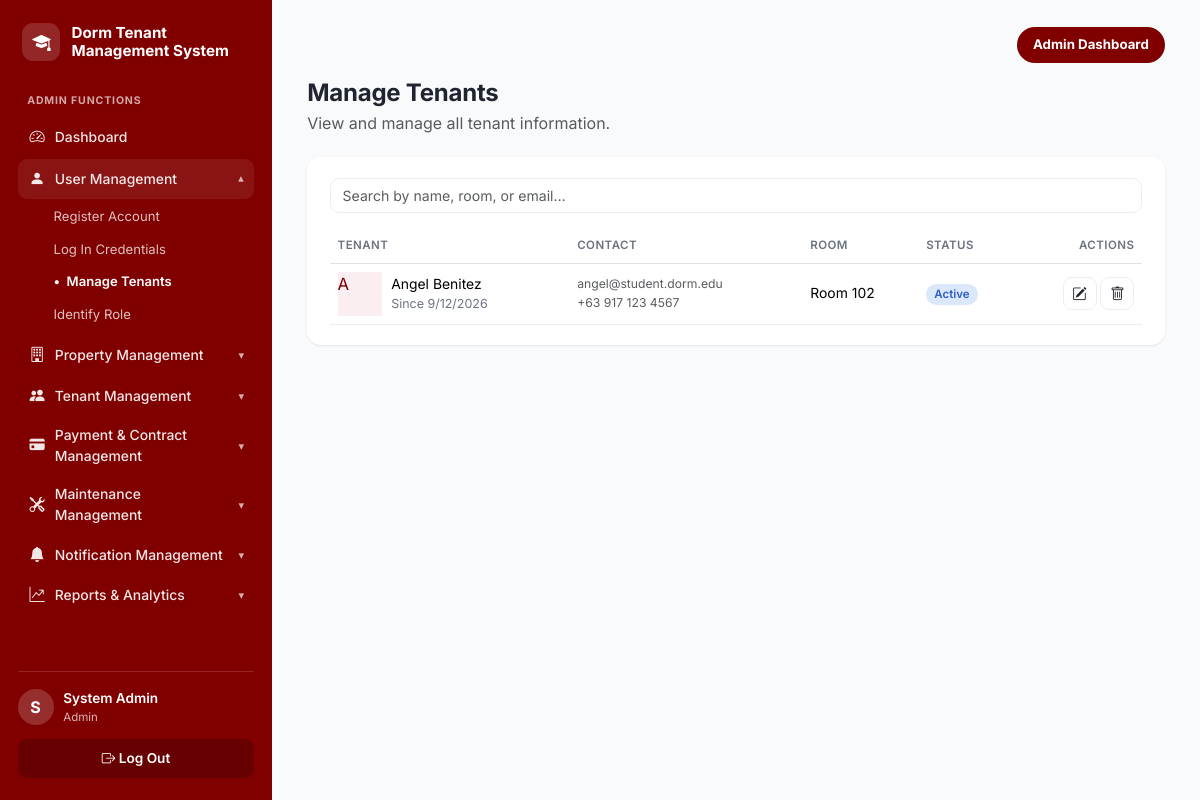
Screenshot of /admin/manage-tenants.php (signed in) with the database file from the repository.
### tables this page shows
CREATE TABLE tenants (
  tenant_id         INT UNSIGNED AUTO_INCREMENT PRIMARY KEY,
  user_id           INT UNSIGNED NOT NULL,
  room_id           INT UNSIGNED DEFAULT NULL,
  checkin_date      DATE DEFAULT NULL,
  checkout_date     DATE DEFAULT NULL,
  status            ENUM('Pending','Active','Evicted','Checked Out')
                    NOT NULL DEFAULT 'Pending',
  key_returned      BOOLEAN NOT NULL DEFAULT FALSE,
  approval_status   ENUM('Pending','Approved','Rejected')
                    NOT NULL DEFAULT 'Pending',
  rejection_reason  TEXT DEFAULT NULL,
  emergency_contact VARCHAR(100),
  emergency_phone   VARCHAR(20),
  date_registered   TIMESTAMP NOT NULL DEFAULT CURRENT_TIMESTAMP,
  CONSTRAINT fk_tenant_user FOREIGN KEY (user_id) REFERENCES users(user_id) ON DELETE CASCADE,
  CONSTRAINT fk_tenant_room FOREIGN KEY (room_id) REFERENCES dorm_rooms(room_id) ON DELETE SET NULL,
  UNIQUE KEY uq_tenant_user (user_id),
  INDEX idx_tenant_status (status),
  INDEX idx_tenant_approval (approval_status),
  INDEX idx_tenant_room (room_id)
);

CREATE TABLE users (
  user_id       INT UNSIGNED AUTO_INCREMENT PRIMARY KEY,
  first_name    VARCHAR(50)  NOT NULL,
  last_name     VARCHAR(50)  NOT NULL,
  email         VARCHAR(100) NOT NULL,
  password_hash VARCHAR(255) NOT NULL,
  reset_otp         VARCHAR(10) DEFAULT NULL,
  reset_otp_expires DATETIME DEFAULT NULL,
  password_changed_at DATETIME DEFAULT NULL,
  age           TINYINT UNSIGNED DEFAULT NULL,
  phone         VARCHAR(20)  DEFAULT NULL,
  role          ENUM('admin','tenant') NOT NULL DEFAULT 'tenant',
  is_active     BOOLEAN NOT NULL DEFAULT TRUE,
  last_login    DATETIME DEFAULT NULL,
  date_created  TIMESTAMP NOT NULL DEFAULT CURRENT_TIMESTAMP,
  UNIQUE KEY uq_users_email (email),
  INDEX idx_users_role (role)
);

CREATE TABLE dorm_rooms (
  room_id      INT UNSIGNED AUTO_INCREMENT PRIMARY KEY,
  room_number  VARCHAR(10)  NOT NULL,
  room_type    VARCHAR(50)  NOT NULL,         
  capacity     TINYINT UNSIGNED NOT NULL DEFAULT 1,
  monthly_rate DECIMAL(10,2) NOT NULL,
  floor_number TINYINT NOT NULL DEFAULT 1,
  status       ENUM('Available','Occupied','Under Maintenance','Reserved')
               NOT NULL DEFAULT 'Available',
  description  TEXT,
  date_added   TIMESTAMP NOT NULL DEFAULT CURRENT_TIMESTAMP,
  UNIQUE KEY uq_room_number (room_number),
  INDEX idx_room_status (status),
  INDEX idx_room_type (room_type)
);

### includes/functions.php (called while the page is built, shortened)
<?php
function clean(?string $value): string
{
    return htmlspecialchars(trim($value ?? ''), ENT_QUOTES, 'UTF-8');
}
function str_input(array $source, string $key, string $default = '', bool $trimIt = true): string
{
    $value = $source[$key] ?? $default;
    return $trimIt ? trim($value) : $value;
}
function paginate(PDO $db, string $baseSql, string $countSql, array $params = [], int $perPage = 12): array
{
    $countStmt = $db->prepare($countSql);
    $countStmt->execute($params);
    $total = (int) $countStmt->fetch()['c'];
    $totalPages = max(1, (int) ceil($total / $perPage));
    $page = max(1, min($totalPages, (int) ($_GET['page'] ?? 1)));
    $offset = ($page - 1) * $perPage;
    $stmt = $db->prepare($baseSql . " LIMIT {$perPage} OFFSET {$offset}");
    $stmt->execute($params);
    return ['rows' => $stmt->fetchAll(), 'page' => $page, 'totalPages' => $totalPages, 'total' => $total];
}
function status_badge_class(string $status): string
{
    $map = [
        'Active'      => 'info',
        'Paid'        => 'success',
        'Approved'    => 'success',
        'Completed'   => 'success',
        'Available'   => 'success',
        'Pending'     => 'warning',
        'Ongoing'     => 'info',
        'Reserved'    => 'info',
        'Expiring Soon' => 'warning',
        'Overdue'     => 'danger',
        'Evicted'     => 'danger',
        'Rejected'    => 'danger',
        'Expired'     => 'danger',
        'Terminated'  => 'danger',
        'Occupied'    => 'secondary',
        'Checked Out' => 'secondary',
        'Under Maintenance' => 'secondary',
    ];
    return $map[$status] ?? 'secondary';
}

### admin/manage-tenants.php (the view, shortened to what this page needs)
<?php
$db = get_db();
$search = str_input($_GET, 'q');
$params = [];
$where = '';
$result = paginate(
    $db,
    "SELECT t.*, u.first_name, u.last_name, u.email, u.phone, u.is_active, r.room_number
     FROM tenants t
     JOIN users u ON u.user_id = t.user_id
     LEFT JOIN dorm_rooms r ON r.room_id = t.room_id
     WHERE t.approval_status = 'Approved' $where
     ORDER BY t.date_registered DESC",
    "SELECT COUNT(*) c
     FROM tenants t
     JOIN users u ON u.user_id = t.user_id
     LEFT JOIN dorm_rooms r ON r.room_id = t.room_id
     WHERE t.approval_status = 'Approved' $where",
    $params
);
$tenants = $result['rows'];
include __DIR__ . '/../includes/header.php';
?>
<div class="page-header"><div><h1>Manage Tenants</h1><p class="text-muted">View and manage all tenant information.</p></div></div>
<div class="panel">
  <form class="search-box mb-3" method="get" style="max-width:none;">
    <input type="search" name="q" value="<?= clean($search) ?>" placeholder="Search by name, room, or email…" class="form-control">
  </form>
  <div class="table-responsive">
    <table class="table app-table align-middle">
      <thead><tr><th>Tenant</th><th>Contact</th><th>Room</th><th>Status</th><th class="text-end">Actions</th></tr></thead>
      <tbody>
        <?php foreach ($tenants as $t): ?>
          <tr>
            <td>
              <div class="cell-person">
                <div class="user-avatar-md" style="color:var(--maroon);background:var(--maroon-soft);"><?= clean(strtoupper(substr($t['first_name'], 0, 1))) ?></div>
                <div><?= clean($t['first_name'] . ' ' . $t['last_name']) ?><div class="sub">Since <?= clean(date('n/j/Y', strtotime($t['date_registered']))) ?></div></div>
              </div>
            </td>
            <td class="text-muted small"><?= clean($t['email']) ?><?= $t['phone'] ? '<br>' . clean($t['phone']) : '' ?></td>
            <td><?= $t['room_number'] ? 'Room ' . clean($t['room_number']) : '<span class="text-muted">Unassigned</span>' ?></td>
            <td><span class="badge badge-<?= $t['is_active'] ? status_badge_class($t['status']) : 'secondary' ?>"><?= $t['is_active'] ? clean($t['status']) : 'Deactivated' ?></span></td>
            <td class="text-end">
              <button type="button" class="btn btn-icon" title="Edit" data-bs-toggle="modal" data-bs-target="#editTenantModal"
                data-id="<?= $t['tenant_id'] ?>" data-first="<?= clean($t['first_name']) ?>" data-last="<?= clean($t['last_name']) ?>"
                data-phone="<?= clean($t['phone'] ?? '') ?>" data-room="<?= $t['room_number'] ? 'Room ' . clean($t['room_number']) : 'Unassigned' ?>"
                data-status="<?= clean($t['status']) ?>"><i class="bi bi-pencil-square"></i></button>
              <?php if ($t['is_active']): ?>
              <form method="post" class="d-inline" onsubmit="return confirm('Deactivate this tenant\'s account? They will no longer be able to log in. This does not delete their payment or contract history.');">
                <button class="btn btn-icon" title="Deactivate"><i class="bi bi-trash"></i></button>
              </form>
              <?php endif; ?>
            </td>
          </tr>
        <?php endforeach; ?>
      </tbody>
    </table>
  </div>
</div>
<?php
include __DIR__ . '/../includes/footer.php';
?>

### assets/css/style.css (style rules this page uses)
:root { --maroon: #800000; --maroon-dark: #5c1115; --maroon-darker: #47080b; --maroon-light: #a12238; --maroon-soft: #fbeef0; --maroon-tint: rgba(255,255,255,.10); --bg: #f9fafc; --card-bg: #ffffff; --text: #1f2430; --text-muted: #6b7280; --border: #ebedf1; --radius: 14px; --radius-sm: 9px; --radius-lg: 22px; --shadow: 0 1px 3px rgba(20, 10, 12, 0.05), 0 1px 2px rgba(20, 10, 12, 0.04); --shadow-lg: 0 20px 50px rgba(40, 5, 10, .18); --blue-bg: #dbe7fb; --blue-text: #2f5fc4; --green-bg: #dcf3e3; --green-text: #1e8a4c; --amber-bg: #faf1c6; --amber-text: #9a7a09; --red-bg: #fadadb; --red-text: #c23b3f; --gray-bg: #e8e9ed; --gray-text: #5b6270; }
* { box-sizing: border-box; }
body { font-family: 'Inter', -apple-system, BlinkMacSystemFont, 'Segoe UI', sans-serif; background: var(--bg); color: var(--text); margin: 0; }
h1, h2, h3 { font-weight: 700; letter-spacing: -0.01em; }
.user-avatar-md { width: 44px; height: 44px; font-size: 1.05rem; background: var(--maroon-soft); color: var(--maroon); }
.page-header { display: flex; justify-content: space-between; align-items: flex-start; gap: 1rem; flex-wrap: wrap; margin-bottom: 1.4rem; }
.page-header h1 { font-size: 1.5rem; margin: 0 0 .2rem; }
.page-header p { margin: 0; color: var(--text-muted); }
.panel { background: var(--card-bg); border-radius: var(--radius); padding: 1.3rem 1.4rem; box-shadow: var(--shadow); margin-bottom: 0; }
.search-box { max-width: 260px; width: 100%; position: relative; }
.app-table { font-size: .87rem; margin-bottom: 0; }
.app-table th { color: var(--text-muted); font-weight: 600; font-size: .72rem; text-transform: uppercase; letter-spacing: .04em; border-bottom-width: 1px; white-space: nowrap; }
.app-table td { vertical-align: middle; border-color: var(--border); }
.cell-person { display: flex; align-items: center; gap: .6rem; }
.cell-person .sub { color: var(--text-muted); font-size: .78rem; }
.badge { font-weight: 600; font-size: .72rem; padding: .38em .7em; border-radius: 999px; }
.badge-info { background: var(--blue-bg); color: var(--blue-text); }
.btn-icon { border: 1px solid var(--border); background: #fff; border-radius: var(--radius-sm); padding: .3rem .55rem; font-size: .9rem; }
.btn { border-radius: var(--radius-sm); }
.form-control, .form-select { font-size: .88rem; border-radius: var(--radius-sm); border-color: var(--border); }

### rows the page displays
tenants: user.first_name "A", user.last_name "Angel Benitez", date_registered "9/12/2026", user.email "angel@student.dorm.edu", user.phone "+63 917 123 4567", room.room_number "102", status "Active"

### other values shown
$label "User Management"
$subLabel "Register Account"
$subLabel "Log In Credentials"
$subLabel "Manage Tenants"
$subLabel "Identify Role"
$label "Property Management"
$label "Tenant Management"
$label "Payment & Contract Management"
$label "Maintenance Management"
$label "Notification Management"
$label "Reports & Analytics"
substr($_SESSION['first_name'] ?? '?', 0, 1) "S"
$role "Admin"
